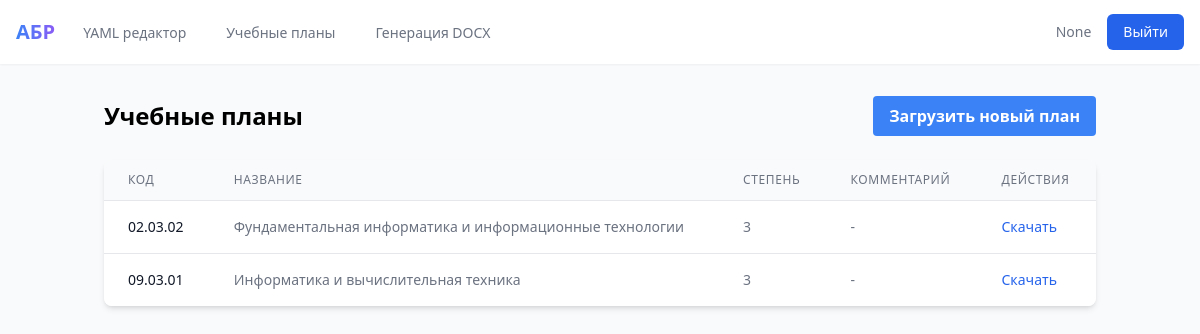
The app's page /edu_plan/ (signed in) with its own data.
### app/models.py (models this page shows, shortened)
class EduPlan(db.Model):
    pk = db.Column(db.Integer, primary_key=True)
    code = db.Column(db.String(20), unique=True)
    name = db.Column(db.String(75))
    degree = db.Column(db.String(1))
    short = db.Column(db.String(10))
    comment = db.Column(db.String(100))
    file = db.Column(db.String(255))

### app/main/routes.py (the view)
@bp.route('/edu_plan/')
@login_required
def edu_plan_list():
    edu_plans = EduPlan.query.order_by(EduPlan.code).all()
    return render_template('edu_plan_list.html', edu_plans=edu_plans)

### app/main/routes.py (called while the page is built)
def login_required(f):
    @wraps(f)
    def decorated_function(*args, **kwargs):
        if 'user' not in session:
            return redirect(url_for('main.index_page'))
        return f(*args, **kwargs)
    return decorated_function

### app/templates/edu_plan_list.html (shortened to what this page needs)
{% extends "base.html" %}
{% block body %}
<div class="container mx-auto px-4 py-8">
    <div class="flex justify-between items-center mb-6">
        <h1 class="text-2xl font-bold">Учебные планы</h1>
        <a href="{{ url_for('main.edu_plan_load') }}"
           class="bg-blue-500 hover:bg-blue-700 text-white font-bold py-2 px-4 rounded">
            Загрузить новый план
        </a>
    </div>
    {% if edu_plans %}
    <div class="bg-white shadow-md rounded-lg overflow-hidden">
        <table class="min-w-full divide-y divide-gray-200">
            <thead class="bg-gray-50">
                <tr>
                    <th class="px-6 py-3 text-left text-xs font-medium text-gray-500 uppercase tracking-wider">Код</th>
                    <th class="px-6 py-3 text-left text-xs font-medium text-gray-500 uppercase tracking-wider">Название</th>
                    <th class="px-6 py-3 text-left text-xs font-medium text-gray-500 uppercase tracking-wider">Степень</th>
                    <th class="px-6 py-3 text-left text-xs font-medium text-gray-500 uppercase tracking-wider">Комментарий</th>
                    <th class="px-6 py-3 text-left text-xs font-medium text-gray-500 uppercase tracking-wider">Действия</th>
                </tr>
            </thead>
            <tbody class="bg-white divide-y divide-gray-200">
                {% for plan in edu_plans %}
                <tr>
                    <td class="px-6 py-4 whitespace-nowrap text-sm font-medium text-gray-900">
                        {{ plan.code }}
                    </td>
                    <td class="px-6 py-4 whitespace-nowrap text-sm text-gray-500">
                        {{ plan.name }}
                    </td>
                    <td class="px-6 py-4 whitespace-nowrap text-sm text-gray-500">
                        {{ plan.degree }}
                    </td>
                    <td class="px-6 py-4 whitespace-nowrap text-sm text-gray-500">
                        {{ plan.comment if plan.comment else '-' }}
                    </td>
                    <td class="px-6 py-4 whitespace-nowrap text-sm text-gray-500">
                        <a href="{{ url_for('main.edu_plan_download', filename=plan.file) }}"
                           class="text-blue-600 hover:text-blue-900">
                            Скачать
                        </a>
                    </td>
                </tr>
                {% endfor %}
            </tbody>
        </table>
    </div>
    {% endif %}
</div>
{% endblock %}

### records on screen
EduPlan: code "02.03.02", name "Фундаментальная информатика и информационные технологии", degree "3", comment "-"
EduPlan: code "09.03.01", name "Информатика и вычислительная техника", degree "3", comment "-"

### other values on screen
{{ session['user']['email'] }} "None"
